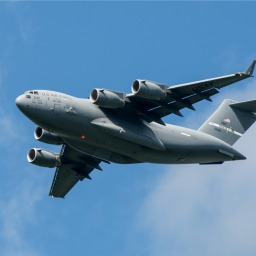
#> input picture Week11/images/plane_256x256.jpg, 256 x 256 px
$ jupyter execute --allow-errors Week11_Notes.ipynb
#> lines starting #> are read from the running program, lines starting #| are printed output that depends on the picture; after the words box and inside, x2 and y2 are one past the last pixel; in counts of white or black regions, pixels touching at a corner belong together
### 8.1: Loading Images

#### Problem

You want to load an image for preprocessing.

[cell 1]
# Use OpenCV’s imread:
import cv2
import numpy as np
from matplotlib import pyplot as plt

# Load image as grayscale
image = cv2.imread("images/plane.jpg", cv2.IMREAD_GRAYSCALE)

# Show image
#> (the rest of this cell did not finish here and is left out)

In a matrix representing a color image, each element actually contains three values corresponding to blue, green, and red values, respectively (BGR):

[cell 2]
# Load image in color
image_bgr = cv2.imread("images/plane.jpg", cv2.IMREAD_COLOR)
# Show pixel
#> (the rest of this cell did not finish here and is left out)

To properly display OpenCV color images in Matplotlib, we first need to convert the color to RGB.

#> (a cell that did not finish here is left out)

#### 8.2 Saving Images

#### Problem

You want to save an image for preprocessing.

[cell 4]
# Load libraries
import cv2
import numpy as np
from matplotlib import pyplot as plt
# Load image as grayscale
image = cv2.imread("images/plane.jpg", cv2.IMREAD_GRAYSCALE)
# Save image
cv2.imwrite("images/plane_new.jpg", image)
#> Out = True

#### 8.3 Resizing Images

#### Problem

You want to resize an image for further preprocessing.

[cell 5]
# Load libraries
import cv2
import numpy as np
from matplotlib import pyplot as plt

# Load image as grayscale
image = cv2.imread("images/plane_256x256.jpg", cv2.IMREAD_GRAYSCALE)
#> image: shape (256, 256); min 0, max 252, mean 124.4

# Resize image to 50 pixels by 50 pixels
image_50x50 = cv2.resize(image, (50, 50))

# Blur image
image_blurry = cv2.blur(image, (5,5))

# Crop image
image_cropped = image[:,:128]

# View image
plt.imshow(image_cropped, cmap="gray"), plt.axis("on")
plt.show()

#### Using the kernal

Highlighting the effect of the kernal size.

Setting the blur with a 100 x 100 kernal instead of 50x50.

[cell 6]
# Blur imag further
image_very_blurry = cv2.blur(image, (100,100))

# Show image
plt.imshow(image_very_blurry, cmap="gray"), plt.xticks([]), plt.yticks([])
plt.show()

#### 8.6 Sharpening Images

### Problem

You want to sharpen an image

[cell 7]
# Load libraries
import cv2
import numpy as np
from matplotlib import pyplot as plt
# Load image as grayscale
image = cv2.imread("images/plane_256x256.jpg", cv2.IMREAD_GRAYSCALE)
# Create kernel
kernel = np.array([[0, -1, 0],
[-1, 5,-1],
[0, -1, 0]])
# Sharpen image
image_sharp = cv2.filter2D(image, -1, kernel)
# Show image, with chosen setting.
plt.imshow(image, cmap="gray"), plt.axis("off")
plt.show()

### 8.8 Isolating Colors

#### Problem

You want to isolate a color in an image.

[cell 8]
# Load libraries
import cv2
import numpy as np
from matplotlib import pyplot as plt

# Load image
image_bgr = cv2.imread('images/plane_256x256.jpg')
#> image_bgr is the input picture: shape (256, 256, 3); mean B, G, R 169, 133.1, 90.5
# Convert BGR to HSV
image_hsv = cv2.cvtColor(image_bgr, cv2.COLOR_BGR2HSV)
#> image_hsv: shape (256, 256, 3); mean H, S, V 102.7, 121.2, 169.1

# Define range of blue values in HSV
lower_blue = np.array([50,100,50])
upper_blue = np.array([130,255,255])

# Create mask
mask = cv2.inRange(image_hsv, lower_blue, upper_blue)
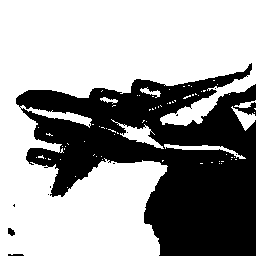
#> mask: shape (256, 256); 62.1% white; 11 black regions (8 under 20 px), largest, box (x1, y1, x2, y2) and area: (16, 63, 256, 256) 24724, (8, 228, 15, 236) 40, (8, 254, 24, 256) 29

# Mask image
image_bgr_masked = cv2.bitwise_and(image_bgr, image_bgr, mask=mask)
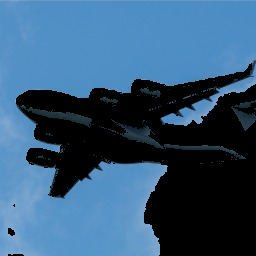
#> image_bgr_masked: shape (256, 256, 3); mean B, G, R 117.7, 87.5, 52.2

# Convert BGR to RGB
image_rgb = cv2.cvtColor(image_bgr_masked, cv2.COLOR_BGR2RGB)

# Show image
plt.imshow(image_rgb), plt.axis("off")
plt.show()

#### 8.11 Detecting Edges

#### Problem

You want to find the edges in an image.

[cell 9]
# Load libraries
import cv2
import numpy as np
from matplotlib import pyplot as plt

# Load image as grayscale
image_gray = cv2.imread("images/plane_256x256.jpg", cv2.IMREAD_GRAYSCALE)

# Calculate median intensity
median_intensity = np.median(image_gray)
#> median_intensity = 132

# Set thresholds to be one standard deviation above and below median intensity
lower_threshold = int(max(0, (1.0 - 0.33) * median_intensity))
#> lower_threshold = 88
upper_threshold = int(min(255, (1.0 + 0.33) * median_intensity))
#> upper_threshold = 175

# Apply Canny edge detector
image_canny = cv2.Canny(image_gray, lower_threshold, upper_threshold)
#> image_canny: shape (256, 256); 4.3% white in thin lines or dots, all inside (x1, y1, x2, y2) = (15, 60, 256, 199)

# Show image
plt.imshow(image_canny, cmap="gray"), plt.axis("off")
plt.show()

#### 8.12 Detecting Corners

#### Problem

You want to detect the corners in an image.

#### Solution

Use OpenCV’s implementation of the Harris corner detector, cornerHarris:

[cell 10]
# Load libraries
import cv2
import numpy as np
from matplotlib import pyplot as plt

# Load image
image_bgr = cv2.imread("images/plane_256x256.jpg")
image_gray = cv2.cvtColor(image_bgr, cv2.COLOR_BGR2GRAY)
image_gray = np.float32(image_gray)

# Set corner detector parameters
block_size = 2
aperture = 29
free_parameter = 0.04

# Detect corners
detector_responses = cv2.cornerHarris(image_gray,
block_size,
aperture,
free_parameter)
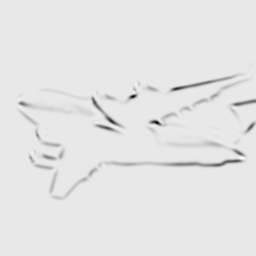
#> detector_responses: shape (256, 256) float32; min -2.98e+36, max 2.81e+35, mean -inf; drawn with min black and max white

# Large corner markers
detector_responses = cv2.dilate(detector_responses, None)

# Only keep detector responses greater than threshold, mark as white
threshold = 0.02
image_bgr[detector_responses >
threshold *
detector_responses.max()] = [255,255,255]
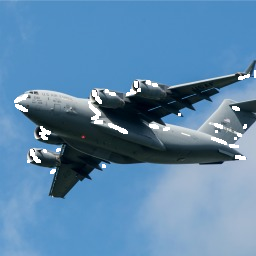
#> image_bgr: shape (256, 256, 3); 1.88% of pixels changed, all inside (x1, y1, x2, y2) = (14, 70, 256, 174)

# Convert to grayscale
image_gray = cv2.cvtColor(image_bgr, cv2.COLOR_BGR2GRAY)

# Show image
plt.imshow(image_gray, cmap="gray"), plt.axis("off")
plt.show()

The output is a grayscale image depicting potential corners:

[cell 11]
# Show potential corners
plt.imshow(detector_responses, cmap='gray'), plt.axis("off")
plt.show()

#### Using the Shi-Tomasi corner detector

`goodFeaturesToTrack` takes three major parameters—the number of corners to detect, the minimum quality of the corner (0 to 1) and the minimum Euclidean distance between corners:

[cell 12]
# Load images
image_bgr = cv2.imread('images/plane_256x256.jpg')
image_gray = cv2.cvtColor(image_bgr, cv2.COLOR_BGR2GRAY)

# Number of corners to detect
corners_to_detect = 10
minimum_quality_score = 0.05
minimum_distance = 25

# Detect corners
corners = cv2.goodFeaturesToTrack(image_gray,
corners_to_detect,
minimum_quality_score,
minimum_distance)
#> corners = [[31, 160], [100, 91], [164, 124], [245, 158], [144, 81], [33, 92], [229, 105], [43, 129], [120, 131], [55, 167]]
corners = np.int16(corners)

# Draw white circle at each corner
for corner in corners:
    x, y = corner[0]
    cv2.circle(image_bgr, (x,y), 10, (255,255,255), -1)
#> this loop made 10 passes
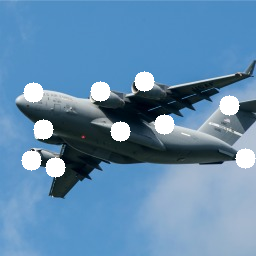
#> image_bgr: shape (256, 256, 3); 4.84% of pixels changed, all inside (x1, y1, x2, y2) = (21, 71, 256, 178)

# Convert to grayscale
image_rgb = cv2.cvtColor(image_bgr, cv2.COLOR_BGR2GRAY)
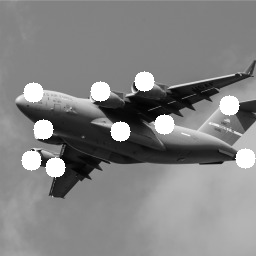
#> image_rgb: shape (256, 256); min 1, max 255, mean 131.3

# Show image
plt.imshow(image_rgb, cmap='gray'), plt.axis("off")
plt.show()

#### 8.13 Creating Features for Machine Learning

#### Problem

Use NumPy’s flatten to convert the multidimensional array containing image data
into a vector containing the observation’s values:

[cell 13]
# Load libraries
import cv2
import numpy as np
from matplotlib import pyplot as plt

[cell 14]
# Load image as grayscale
image = cv2.imread("images/plane_256x256.jpg", cv2.IMREAD_GRAYSCALE)

[cell 15]
# Resize the image to 10 by 1 pixels
image_10x10 = cv2.resize(image, (10, 10))

[cell 16]
# Convert image data to 1D vector
image_10x10.flatten()
#> Out = 100 values, max 187 at index 59, min 9 at index 44, mean 125.3

Show a 10x10 pixel image.

[cell 17]
plt.imshow(image_10x10, cmap="gray"), plt.axis("off")
plt.show()

These are the dimensions of the image's data.

[cell 18]
image_10x10.shape
#> Out = (10, 10)

And if we flatten the array, we get a vector of length 100 (10 multiplied by 10):

[cell 19]
image_10x10.flatten().shape
#> Out = (100,)

When the image is in color, the dimensions are multiplied by (often three) the channels that blend to make the final color of that pixel.

In the case of this exercise, there will be 300 feature values for each observation.

[cell 20]
# Load image in color
image_color = cv2.imread("images/plane_256x256.jpg", cv2.IMREAD_COLOR)

# Resize image to 10 x 10 px
image_color_10x10 = cv2.resize(image_color, (10, 10))

# Convert image data to 1D vector, show dimenstions
image_color_10x10.flatten().shape
#> Out = (300,)

At normal size, the number of pixels at flatten will be 196,608, which are too many features. This is what motivates dimentionslity reduction strategies that reduce the number of features while not losing an excessive amount of information contained in the data.

#### 8.14 Encoding Color Histograms as Features

#### Problem

You want to create a set of features representing the colors appearing in an image.

[cell 21]
# Compute the histograms for each color channel

# Load libraries
import cv2
import numpy as np
from matplotlib import pyplot as plt

np.random.seed(0)

[cell 22]
# Load image
image_bgr = cv2.imread("images/plane_256x256.jpg", cv2.IMREAD_COLOR)

# Convert to RGB
image_rgb = cv2.cvtColor(image_bgr, cv2.COLOR_BGR2RGB)
#> image_rgb: shape (256, 256, 3)

[cell 23]
# Create a list for feature values
features = []

# Calculate the historgram for each color channel
colors = ("r", "g", "b")

In the RGB color model, each color is the combination of three color channels (i.e.,
red, green, blue). In turn, each channel can take on one of 256 values (represented by
an integer between 0 and 255).

[cell 24]
# For each channel: calculate histogram, make plot
for i, channel in enumerate(colors):
    histogram = cv2.calcHist([image_rgb], # Image
                        [i], # Index of channel
                        None, # No mask
                        [256], # Histogram size
                        [0,256]) # Range
    plt.plot(histogram, color = channel)
    plt.xlim([0,256])
# Show plot
plt.show()
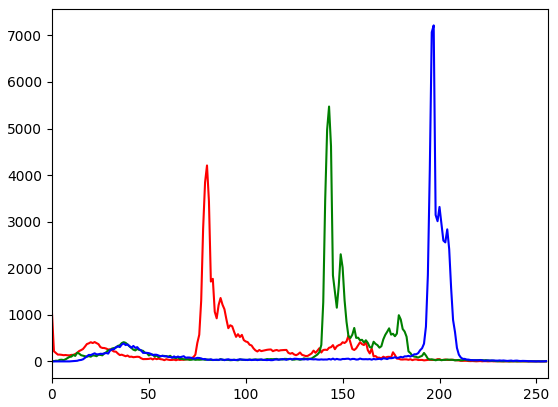
#> figure drawn by matplotlib, 1 panel; curve peaks at x = 80, y = 4207; curve peaks at x = 143, y = 5472; curve peaks at x = 197, y = 7214

In the histograph above, the x-axis represents the 256 possible channel values, and the y-axis rperesents the number of times a particular channel value appears across all pixels in an image.

[cell 25]
# Create a vector for an observation's feature values
observation = np.array(features).flatten()

[cell 26]
# Show the observation's value for the first five features
observation[0:5]

### 8.16 Detecting Objects with OpenCV

#### Problem

You want to detect objects in images using pretrained cascade classifiers with OpenCV.

#### Solution

Download and run one of OpenCV’s Haar cascade classifiers. In this case, we use a
pretrained face detection model to detect and draw a rectangle around a face in an
image:

[cell 27]
# Import libraries
import cv2
from matplotlib import pyplot as plt

[cell 28]
# first run:
# mkdir models && cd models
face_cascase = cv2.CascadeClassifier()

face_cascade = cv2.CascadeClassifier()
face_cascade.load(
    cv2.samples.findFile(
        "models/haarcascade_frontalface_default.xml"
    )
)
#> Out = True

True means the model is loaded. (Probably)

[cell 29]
# Load image
image_bgr = cv2.imread("images/kyle_pic.jpg", cv2.IMREAD_COLOR)
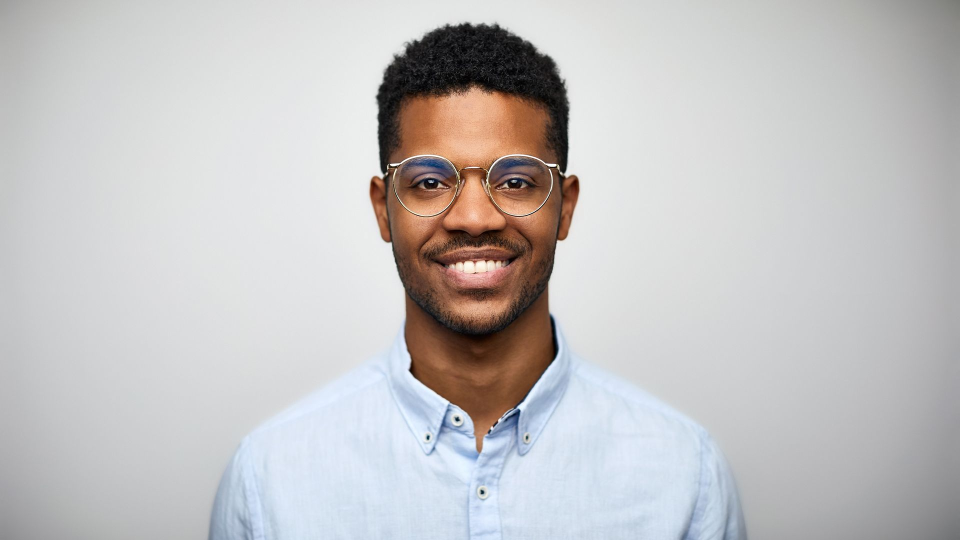
#> input picture Week11/images/kyle_pic.jpg, 1920 x 1080 px (shown at 1/2 size)
#> image_bgr is the input picture: shape (1080, 1920, 3); mean B, G, R 194.7, 194.2, 195.8
image_rgb = cv2.cvtColor(image_bgr, cv2.COLOR_BGR2RGB)
#> image_rgb: shape (1080, 1920, 3)

[cell 30]
# Detect faces and draw a rectange
faces =  face_cascade.detectMultiScale(image_rgb)
#> faces = [[739, 199, 418, 418]]
for (x,y,w,h) in faces:
    cv2.rectangle(image_rgb, (x,y),
    (x + h, y + w),
    (0, 255, 0), 5)
#> this loop made 1 pass
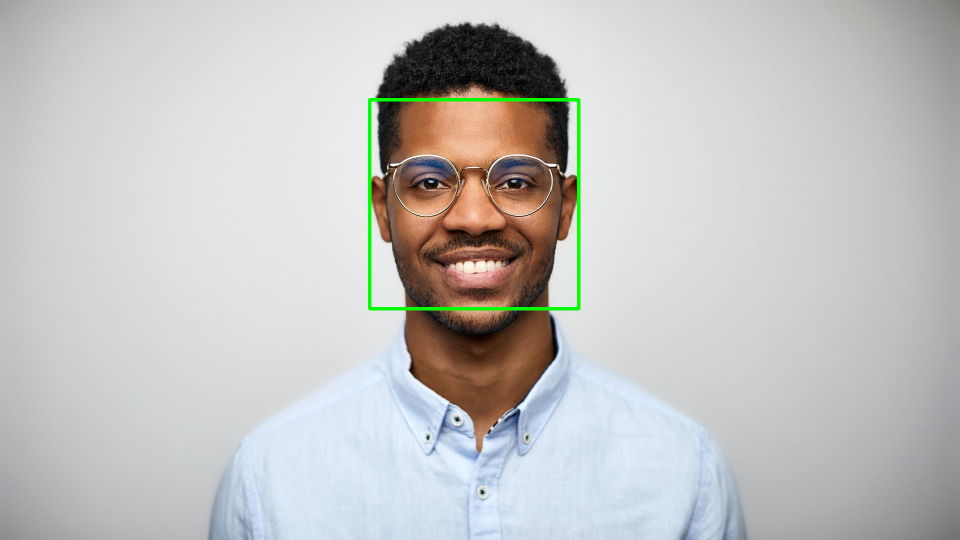
#> image_rgb: shape (1080, 1920, 3) (shown at 1/2 size); mean R, G, B 194.8, 194.7, 193.8
# Show the image
plt.subplot(1, 1, 1)
plt.imshow(image_rgb)
plt.show()

### 8.17 Classifying Images with Pytorch

#### Problem

You want to classify images using pretrained deep learning models in Pytorch.

### Solution

Use `torchvision.models` to select a pretrained image classification model and feed the image through it.

[cell 31]
# Load libraries
import cv2
import json
import numpy as np
import torch
from torchvision import transforms
from torchvision.models import resnet18, ResNet18_Weights
import urllib.request

[cell 32]
# Get imagenet classes
url = "https://raw.githubusercontent.com/raghakot/keras-vis/master/resources/imagenet_class_index.json"
#> (the rest of this cell did not finish here and is left out)

#> (a cell that did not finish here is left out)

[cell 34]
# Load image
image_bgr = cv2.imread("images/plane.jpg", cv2.IMREAD_COLOR)
#> (the rest of this cell did not finish here and is left out)

#> (a cell that did not finish here is left out)

#> (a cell that did not finish here is left out)

[cell 37]
# Load and preprocess image
image_bgr = cv2.imread("images/bear.jpg", cv2.IMREAD_COLOR)
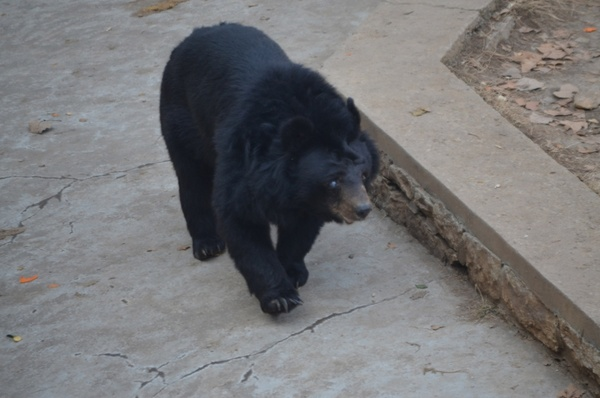
#> input picture Week11/images/bear.jpg, 600 x 398 px
#> image_bgr is the input picture: shape (398, 600, 3); mean B, G, R 118.7, 117.4, 117.8
image_rgb = cv2.cvtColor(image_bgr, cv2.COLOR_BGR2RGB)
#> image_rgb: shape (398, 600, 3)

#> (the rest of this cell did not finish here and is left out)
